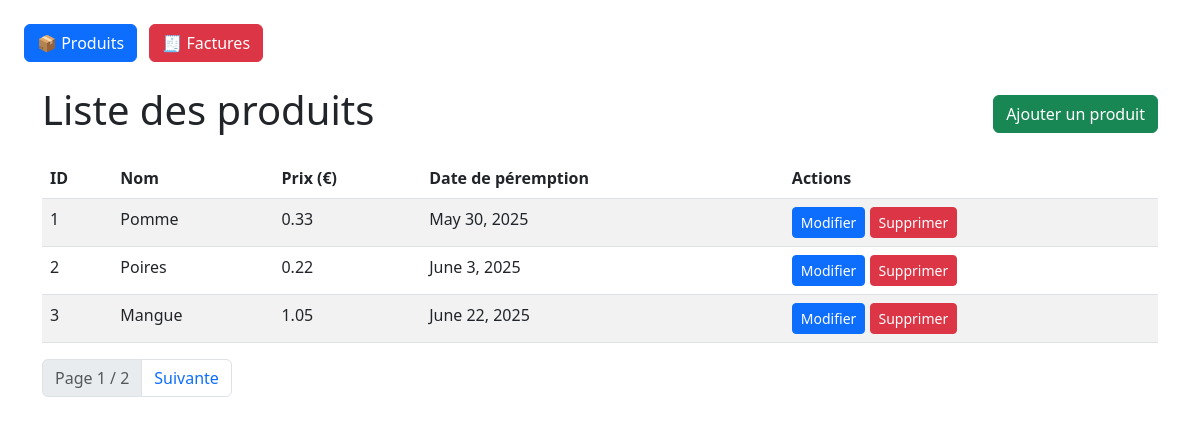
Page /produits/ on the committed database.
### gestion/models.py (models this page shows, shortened)
class Produit(models.Model):
    id = models.CharField(max_length=100, primary_key=True)
    nom = models.CharField(max_length=100)
    prix = models.DecimalField(max_digits=10, decimal_places=2)
    date_peremption = models.DateField()

### gestion/views.py (the view)
# urls.py: path('produits/', views.liste_produits, name='liste_produits'),
def liste_produits(request):
    produits = Produit.objects.all().order_by('id')
    paginator = Paginator(produits, 3)
    page_number = request.GET.get('page')
    page_obj = paginator.get_page(page_number)
    return render(request, 'gestion/liste_produits.html', {'page_obj': page_obj})

### gestion/templates/gestion/liste_produits.html (shortened to what this page needs)
{% extends "base.html" %}
{% block content %}
<div class="container mt-4">
  <div class="d-flex justify-content-between align-items-center mb-3">
    <h1>Liste des produits</h1>
    <a href="{% url 'ajouter_produit' %}" class="btn btn-success">Ajouter un produit</a>
  </div>
  {% if page_obj %}
    <table class="table table-striped">
      <thead>
        <tr>
          <th>ID</th>
          <th>Nom</th>
          <th>Prix (€)</th>
          <th>Date de péremption</th>
          <th>Actions</th>
        </tr>
      </thead>
      <tbody>
        {% for produit in page_obj %}
          <tr>
            <td>{{ produit.id }}</td>
            <td>{{ produit.nom }}</td>
            <td>{{ produit.prix }}</td>
            <td>{{ produit.date_peremption }}</td>
            <td>
              <a href="{% url 'modifier_produit' produit.id %}" class="btn btn-primary btn-sm">Modifier</a>
              <a href="{% url 'supprimer_produit' produit.id %}" class="btn btn-danger btn-sm">Supprimer</a>
            </td>
          </tr>
        {% endfor %}
      </tbody>
    </table>
  {% else %}
    <p>Aucun produit trouvé.</p>
  {% endif %}
  <nav aria-label="Page navigation">
    <ul class="pagination">
      <li class="page-item disabled">
        <span class="page-link">Page {{ page_obj.number }} / {{ page_obj.paginator.num_pages }}</span>
      </li>
      {% if page_obj.has_next %}
        <li class="page-item">
          <a class="page-link" href="?page={{ page_obj.next_page_number }}">Suivante</a>
        </li>
      {% endif %}
    </ul>
  </nav>
</div>
{% endblock %}

### rows in the picture
Produit: id "1", nom "Pomme", prix "0.33", date_peremption "May 30, 2025"
Produit: id "2", nom "Poires", prix "0.22", date_peremption "June 3, 2025"
Produit: id "3", nom "Mangue", prix "1.05", date_peremption "June 22, 2025"

### other values in the picture
{{ page_obj.number }} "1"
{{ page_obj.paginator.num_pages }} "2"
